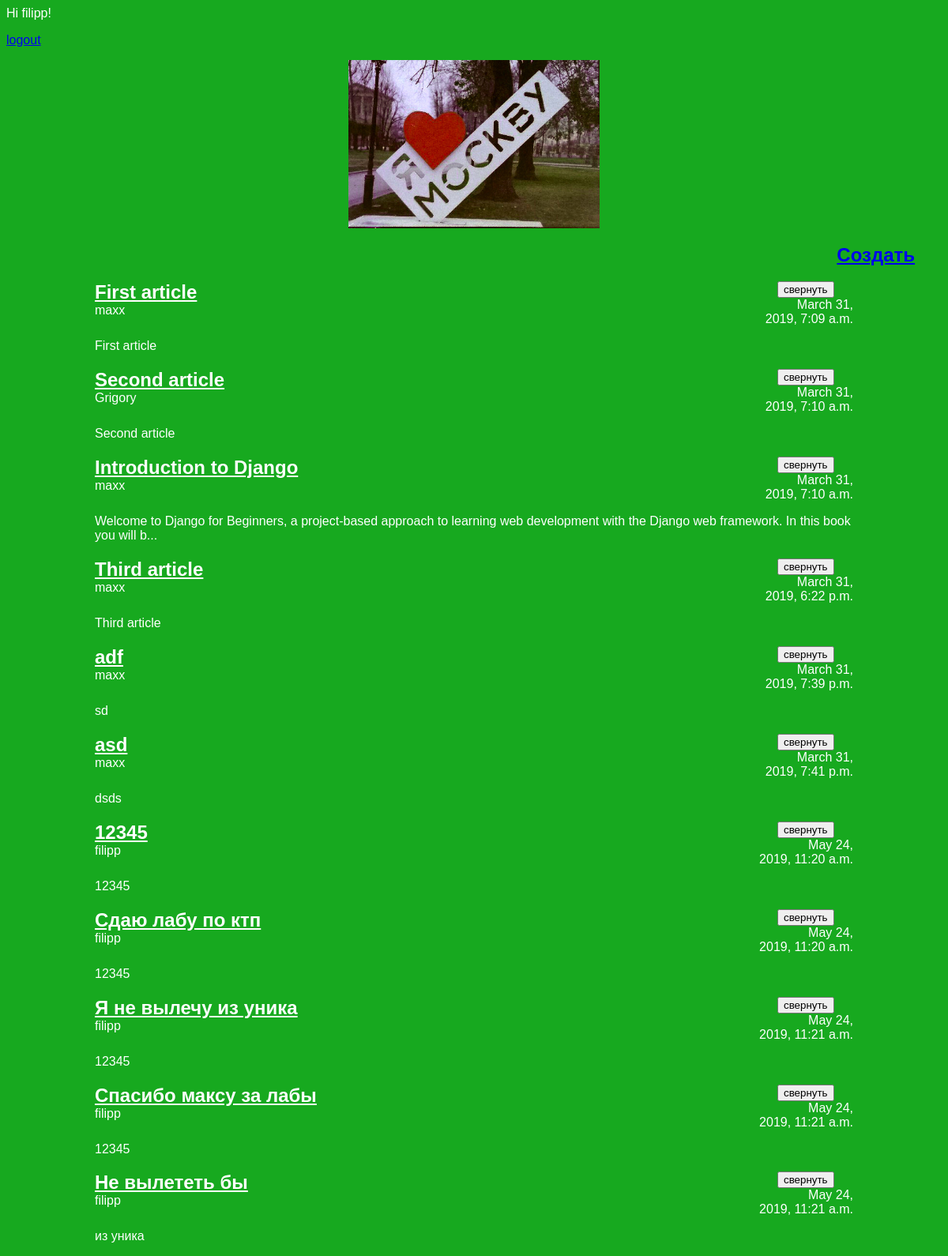
The app's page /articles/ (signed in) with its own data.
### articles/models.py (models this page shows, shortened)
class Article(models.Model):
    objects = models.Manager()
    author = models.ForeignKey(settings.AUTH_USER_MODEL, on_delete=models.CASCADE)
    title = models.CharField(max_length=200)
    text = models.TextField()
    created_date = models.DateTimeField(default=timezone.now)
    def get_excerpt(self):
        return self.text[:140] + "..." if len(self.text) > 140 else self.text

### articles/views.py (the view)
# urls.py: path('articles/', views.archive, name='archive'),
def archive(request):
    return render(request, 'archive.html', {"posts":Article.objects.all()})

### articles/templates/archive.html (shortened to what this page needs)
<!DOCTYPE html>
{% block content %}
{% if user.is_authenticated %}
  Hi {{ user.username }}!
  <p><a href="{% url 'logout' %}">logout</a></p>
{% else %}
  <p>You are not logged in</p>
  <a href="{% url 'login' %}">login</a> <a href="{% url 'signup' %}">register</a>
{% endif %}
{% endblock %}
<body>
    <div class="header">
        {% load static %}
        <img src="{% static 'img/dpb-logo.png' %}">
        <h2 class="exit"><a href="/article/new">Создать</a></h2>
        <link rel="stylesheet" href="{% static 'css/article.css' %}">
    </div>
    <div class="archive">
        {% for post in posts %}
            <div class="one-post">
                <h2 class="post-title">
                    <a href="/article/{{ post.id }}">{{ post.title }}</a>
                </h2>
                <button class="fold-button" type="button">свернуть</button>
                <div class="articlein">
                    <div class="article-info">
                        <div class="article-author">{{ post.author.username }}</div>
                        <div class="article-created-date">{{ post.created_date }}</div>
                    </div>
                    <p class="article-text">{{ post.get_excerpt }}</p>
                    <div class="one-post-shadow"></div>
                </div>
            </div>
        {% endfor %}
    </div>
</body>

### articles/static/css/article.css (style rules this page uses)
body { background: #1abc22; font-family: Tahoma, Arial, sans-serif; color: #ffffff; }
.header img { display: block; width: 318px; margin-left: auto; margin-right: auto; }
.exit { color: #ffffff; width: 1150px; text-align: right; }
.archive { width: 960px; margin-left: auto; margin-right: auto; }
.post-title a { color: #ffffff; width: 90%; float: left; }
.fold-button { text-align: right; }
.article-author { width: 50%; float: left; }
.article-created-date { text-align: right; }
.one-post-shadow { position: absolute; top: 0; left: 0; height: 100%; width: 100%; background: black; z-index: -1; opacity: 0 }

### records on screen
Article: title "First article", author.username "maxx", created_date "March 31, 2019, 7:09 a.m.", get_excerpt "First article"
Article: title "Second article", author.username "Grigory", created_date "March 31, 2019, 7:10 a.m.", get_excerpt "Second article"
Article: title "Introduction to Django", author.username "maxx", created_date "March 31, 2019, 7:10 a.m.", get_excerpt "Welcome to Django for Beginners, a project-based approach to learning web development with the Django web framework. In this book you will b..."
Article: title "Third article", author.username "maxx", created_date "March 31, 2019, 6:22 p.m.", get_excerpt "Third article"
Article: title "adf", author.username "maxx", created_date "March 31, 2019, 7:39 p.m.", get_excerpt "sd"
Article: title "asd", author.username "maxx", created_date "March 31, 2019, 7:41 p.m.", get_excerpt "dsds"
Article: title "12345", author.username "filipp", created_date "May 24, 2019, 11:20 a.m.", get_excerpt "12345"
Article: title "Сдаю лабу по ктп", author.username "filipp", created_date "May 24, 2019, 11:20 a.m.", get_excerpt "12345"
Article: title "Я не вылечу из уника", author.username "filipp", created_date "May 24, 2019, 11:21 a.m.", get_excerpt "12345"
Article: title "Спасибо максу за лабы", author.username "filipp", created_date "May 24, 2019, 11:21 a.m.", get_excerpt "12345"
Article: title "Не вылететь бы", author.username "filipp", created_date "May 24, 2019, 11:21 a.m.", get_excerpt "из уника"

### other values on screen
{{ user.username }} "filipp"
